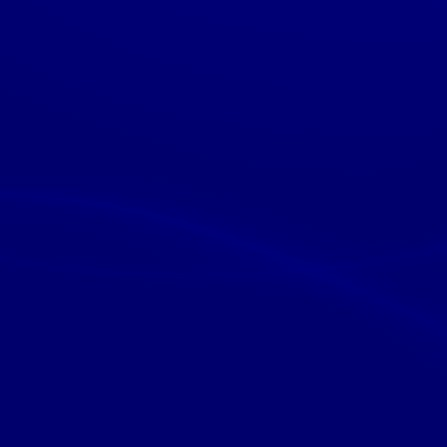
#> input picture meme.jpg, 447 x 447 px
$ python main.py
#> lines starting #> are read from the running program, lines starting #| are printed output that depends on the picture; after the words box and inside, x2 and y2 are one past the last pixel; in counts of white or black regions, pixels touching at a corner belong together
### src/vision_lab/detection.py
"""辨識與篩選：目前使用模擬物件，之後可在此接入 AI。"""

def detect_objects(image, threshold=0.5):
    """產生模擬結果，保留分數至少等於 threshold 的物件。"""
    # 圖片陣列的順序是高度、寬度、色彩通道；[:2] 只取前兩個。
    height, width = image.shape[:2]
    # 每筆依序為：左上角、右下角、名稱、分數。// 是整數除法。
    # 方框按圖片比例計算，名稱和分數固定，尚未呼叫 AI。
    objects = [
        (
            (width // 10, height // 5),
            (width * 4 // 10, height * 4 // 5),
            "Object A",
            0.92,
        ),
        (
            (width * 6 // 10, height // 5),
            (width * 9 // 10, height * 4 // 5),
            "Object B",
            0.45,
        ),
    ]
    results = []
    for start, end, label, confidence in objects:
        if confidence < threshold:
            continue

        results.append({
            "label": label,
            "confidence": confidence,
            # 統一格式：左、上、右、下，單位為像素。
            "box": [start[0], start[1], end[0], end[1]],
        })
    return results


def filter_results(results, labels=None, min_area=0, top_k=None):
    """先依名稱與面積篩選，再選出分數最高的前 K 筆。"""
    filtered = []
    for item in results:
        if labels and item["label"] not in labels:
            continue
        left, top, right, bottom = item["box"]
        area = max(0, right - left) * max(0, bottom - top)
        if area >= min_area:
            filtered.append(item)
    if top_k is not None:
        # lambda 指定排序依據，reverse=True 由高到低，[:top_k] 取前 K 筆。
        filtered = sorted(
            filtered, key=lambda item: item["confidence"], reverse=True
        )[:top_k]
    return filtered

### src/vision_lab/exporter.py
"""檔案輸出：JSON、CSV、JPG 與覆寫保護。"""

import csv
import json

import cv2

from .drawing import prepare_crops

def save_results(results, path):
    """將結果清單寫入 JSON；with 結束時會自動關閉檔案。"""
    with path.open("w", encoding="utf-8") as file:
        # 保留中文字，並用兩個空白縮排，方便直接開啟檔案閱讀。
        json.dump(results, file, ensure_ascii=False, indent=2)

    print(f"已儲存 {len(results)} 筆結果")


def load_results(path):
    """將 JSON 內容轉回 Python 清單與字典。"""
    with path.open("r", encoding="utf-8") as file:
        return json.load(file)


def save_csv(results, path):
    """匯出表格；沒有結果時仍保留欄位名稱。"""
    # utf-8-sig 方便 Excel 辨識編碼，newline="" 避免 Windows 多出空白列。
    with path.open("w", encoding="utf-8-sig", newline="") as file:
        writer = csv.writer(file)
        writer.writerow([
            "label",
            "confidence",
            "left",
            "top",
            "right",
            "bottom",
        ])

        for item in results:
            writer.writerow([
                item["label"],
                item["confidence"],
                # * 將座標清單展開成四欄。
                *item["box"],
            ])


def save_image(path, image, jpg_quality=95):
    """統一 JPG 品質設定與存檔檢查。"""
    if not cv2.imwrite(
        str(path), image, [cv2.IMWRITE_JPEG_QUALITY, jpg_quality]
    ):
        raise OSError(f"圖片儲存失敗：{path}")


def ensure_outputs_available(paths, overwrite=False):
    """寫入前檢查所有目的路徑；即使允許覆寫，也不能寫到資料夾上。"""
    for path in paths:
        if path.is_dir():
            raise IsADirectoryError(f"輸出路徑是資料夾：{path}")
        if path.exists() and not overwrite:
            raise FileExistsError(
                f"輸出檔案已存在：{path}；"
                "請更換 --output-dir，或加上 --overwrite"
            )


# [6 lines left out: function save_crops, not called in this run]

### src/vision_lab/drawing.py
"""圖片處理：畫框、加文字，以及準備物件裁切圖片。"""

import cv2

# OpenCV 使用 B、G、R 順序，而非一般常見的 R、G、B。
COLORS = {"green": (0, 255, 0), "red": (0, 0, 255), "blue": (255, 0, 0)}

def draw_label(
    image, start, end, label,
    color=(0, 255, 0), thickness=3, font_scale=0.8,
):
    """直接在傳入圖片上畫一筆標註；座標格式為 (x, y)。"""
    cv2.rectangle(image, start, end, color, thickness)
    # putText 的座標是文字左下角；盡量放在方框上方，避免太靠近圖片頂端。
    text_position = (start[0], max(start[1] - 10, 25))
    cv2.putText(
        image,
        label,
        text_position,
        cv2.FONT_HERSHEY_SIMPLEX,
        font_scale,
        color,
        2,
        cv2.LINE_AA,
    )


def render_results(
    image, results,
    color=(0, 255, 0), thickness=3, font_scale=0.8,
    show_confidence=True,
):
    """回傳標註完成的副本，保留原圖供裁切與左右比較。"""
    output = image.copy()
    for item in results:
        left, top, right, bottom = item["box"]
        text = item["label"]
        if show_confidence:
            # :.0% 將 0.92 顯示為 92%，不保留小數。
            text += f" {item['confidence']:.0%}"
        draw_label(
            output,
            (left, top),
            (right, bottom),
            text,
            color=color,
            thickness=thickness,
            font_scale=font_scale,
        )
    return output


# [15 lines left out: function prepare_crops, not called in this run]

### src/vision_lab/cli.py
"""CMD 參數：定義選項、預設值，並檢查輸入範圍。"""

import argparse
from pathlib import Path

from .drawing import COLORS

PROJECT_DIR = Path(__file__).resolve().parents[2]

def parse_args(argv=None):
    """解析 CMD 參數；argv=None 表示直接讀取本次命令列。"""
    # type 轉換輸入型別，default 是未填時的值，help 會顯示在 --help。
    # store_true：有填選項為 True，未填為 False。
    # append：可重複填寫，例如 --label "Object A" --label "Object B"。
    parser = argparse.ArgumentParser(description="圖片標註練習")
    parser.add_argument(
        "--save-preview",
        action="store_true",
        help="儲存原圖與標註圖的左右對照圖片",
    )
    parser.add_argument(
        "--jpg-quality",
        type=int,
        default=95,
        help="JPG 輸出品質，範圍為 0 到 100，預設為 95",
    )
    parser.add_argument(
        "--hide-confidence",
        action="store_true",
        help="圖片標籤只顯示名稱，不顯示信心分數",
    )
    parser.add_argument(
        "--font-scale",
        type=float,
        default=0.8,
        help="標籤文字大小比例，預設為 0.8",
    )
    parser.add_argument(
        "--line-thickness",
        type=int,
        default=3,
        help="方框粗細，單位為像素，預設為 3",
    )
    parser.add_argument(
        "--box-color",
        choices=list(COLORS),
        default="green",
        help="標註顏色，預設為 green",
    )
    parser.add_argument(
        "--min-area",
        type=int,
        default=0,
        help="方框最小面積，單位為平方像素，預設不限制",
    )
    parser.add_argument(
        "--top-k",
        type=int,
        default=None,
        help="只保留分數最高的前 K 筆，預設不限制",
    )
    parser.add_argument(
        "--save-crops",
        action="store_true",
        help="將每個保留結果裁切成獨立圖片",
    )
    parser.add_argument(
        "--grayscale",
        action="store_true",
        help="使用灰階背景輸出標註圖片",
    )
    parser.add_argument(
        "--label",
        action="append",
        help="只保留指定名稱，可重複使用；預設保留所有名稱",
    )
    parser.add_argument(
        "--overwrite",
        action="store_true",
        help="允許覆寫同名的輸出檔案",
    )
    parser.add_argument(
        "--image",
        type=Path,
        default=PROJECT_DIR / "meme.jpg",
        help="輸入圖片路徑；相對路徑以終端機目前的資料夾為準",
    )
    parser.add_argument(
        "--threshold",
        type=float,
        default=0.5,
        help="信心分數門檻，範圍為 0 到 1，預設為 0.5",
    )
    parser.add_argument(
        "--output-dir",
        type=Path,
        default=None,
        help="輸出資料夾，預設自動建立 outputs/時間_識別碼",
    )
    parser.add_argument(
        "--no-show",
        action="store_true",
        help="只儲存結果，不開啟圖片視窗",
    )
    args = parser.parse_args(argv)
    # 型別正確後還要檢查範圍；parser.error 會顯示原因並以代碼 2 結束。
    if not 0 <= args.jpg_quality <= 100:
        parser.error("--jpg-quality 必須介於 0 到 100")
    if not 0 < args.font_scale <= 5:
        parser.error("--font-scale 必須大於 0 且不超過 5")
    if args.line_thickness < 1:
        parser.error("--line-thickness 必須大於 0")
    if args.min_area < 0:
        parser.error("--min-area 不可小於 0")
    if args.top_k is not None and args.top_k < 1:
        parser.error("--top-k 必須是大於 0 的整數")
    if not 0 <= args.threshold <= 1:
        parser.error("--threshold 必須介於 0 到 1")
    return args

### src/vision_lab/main.py
"""程式入口：依序讀圖、取得結果、畫框與匯出。先從 main() 閱讀。"""

import sys
from datetime import datetime
from pathlib import Path
from time import perf_counter
from uuid import uuid4

import cv2

if __package__ in (None, ""):
    # 保留直接執行 main.py 的用法，讓 Python 找得到 src 下的 vision_lab 套件。
    sys.path.insert(0, str(Path(__file__).resolve().parents[1]))

from vision_lab.cli import parse_args
from vision_lab.detection import detect_objects, filter_results
from vision_lab.drawing import COLORS, prepare_crops, render_results
from vision_lab.exporter import (
    ensure_outputs_available, load_results, save_csv, save_image, save_results,
)

# 預設圖片與 outputs 都以專案根目錄為起點。
PROJECT_DIR = Path(__file__).resolve().parents[2]


def main() -> None:
    """安排整體流程；-> None 表示這個函式不回傳處理結果。"""
    # 1. 取得參數與路徑；perf_counter 適合量測一段處理所花的時間。
    args = parse_args()
    started_at = perf_counter()
    image_path = args.image.resolve()
    if args.output_dir is None:
        # 本地時間方便辨識，隨機識別碼降低同一秒執行時撞名的機會。
        run_name = f"{datetime.now():%Y-%m-%d_%H-%M-%S}_{uuid4().hex[:8]}"
        output_dir = PROJECT_DIR / "outputs" / run_name
    else:
        output_dir = args.output_dir.resolve()
    img = cv2.imread(str(image_path))
    # 讀取失敗會回傳 None；必須先檢查，才能安全地使用 shape 或 copy。
    if img is None:
        print(
            f"讀不到圖片，請確認檔案存在且為有效圖片：{image_path}",
            file=sys.stderr,
        )
        raise SystemExit(1)

    height, width = img.shape[:2]

    # 2. 先過濾分數，再篩選名稱、面積，最後取前 K 筆。
    results = detect_objects(img, threshold=args.threshold)
    results = filter_results(results, args.label, args.min_area, args.top_k)

    # 3. 準備所有輸出路徑與裁切資料，檢查完成前不寫入結果。
    results_path = output_dir / "results.json"
    csv_path = output_dir / "results.csv"
    preview_path = output_dir / "preview.jpg"
    crops = prepare_crops(img, results, output_dir) if args.save_crops else []
    output_paths = [
        results_path, csv_path,
        output_dir / "meme_boxed.jpg",
        output_dir / "meme_restored.jpg",
        # crops 每筆是 (路徑, 圖片)；_ 表示這裡不需要使用圖片。
        *[path for path, _ in crops],
    ]
    if args.save_preview:
        output_paths.append(preview_path)
    # 所有預定輸出都檢查完後，才開始寫入。
    ensure_outputs_available(output_paths, args.overwrite)
    if image_path in [path.resolve() for path in output_paths]:
        raise ValueError("輸出路徑與輸入圖片相同，請更換 --output-dir")
    output_dir.mkdir(parents=True, exist_ok=True)

    # 4. 準備標註背景；裁切仍使用未加工的彩色原圖 img。
    background = img
    if args.grayscale:
        gray = cv2.cvtColor(img, cv2.COLOR_BGR2GRAY)
        # 灰階再轉回三通道，才能在灰階背景上畫出彩色文字與方框。
        background = cv2.cvtColor(gray, cv2.COLOR_GRAY2BGR)
    render_options = {
        "color": COLORS[args.box_color],
        "thickness": args.line_thickness,
        "font_scale": args.font_scale,
        "show_confidence": not args.hide_confidence,
    }
    # ** 將字典展開成具名參數，讓兩次畫框共用相同樣式。
    boxed = render_results(background, results, **render_options)
    save_results(results, results_path)
    save_csv(results, csv_path)
    # 5. 讀回實際儲存的 JSON，確認能用保存的資料重新繪製。
    saved_results = load_results(results_path)
    restored = render_results(background, saved_results, **render_options)

    for item in saved_results:
        print(f"名稱：{item['label']}")
        print(f"信心分數：{item['confidence']:.0%}")
        print(f"方框座標：{item['box']}")

    # 6. 統一儲存標註圖、裁切圖，以及選擇性輸出的左右對照圖。
    for filename, image in (
        ("meme_boxed.jpg", boxed),
        ("meme_restored.jpg", restored),
    ):
        output_path = output_dir / filename
        save_image(output_path, image, args.jpg_quality)

    for path, crop in crops:
        save_image(path, crop, args.jpg_quality)
    if args.save_preview:
        save_image(preview_path, cv2.hconcat([img, boxed]), args.jpg_quality)

    # 在開啟視窗前結算耗時，不把等待使用者按鍵的時間算進去。
    elapsed = perf_counter() - started_at

    if not args.no_show:
        try:
            cv2.imshow("Boxed", boxed)
            cv2.imshow("Restored", restored)
            cv2.waitKey(0)
        finally:
            # 即使顯示途中出錯，也嘗試清理已開啟的視窗。
            cv2.destroyAllWindows()

    # 7. 顯示摘要，方便在 CMD 核對本次參數與輸出位置。
    print("\n執行完成")
    print(f"輸入圖片：{image_path}")
    print(f"圖片尺寸：{width} × {height} 像素")
    print(f"信心分數門檻：{args.threshold:.0%}")
    print(f"保留結果：{len(results)} 筆")
    print(f"輸出資料夾：{output_dir}")
    print(f"處理耗時：{elapsed:.3f} 秒")


def cli() -> None:
    """直接執行與安裝後的指令入口共用錯誤處理。"""
    try:
        main()
#> in main, img is the input picture: shape (447, 447, 3); mean B, G, R 110.4, 0, 0
#> in main, `results = detect_objects(img, threshold=args.threshold)`: results = 1 item
#> the loop in filter_results, `for item in results:` made 1 pass
#> (left, top, right, bottom, area) on pass 1: (44, 89, 178, 357, 35912)
#> in main, `crops = prepare_crops(img, results, output_dir) if args.save_crops els..`: crops = []
#> the loop in ensure_outputs_available, `for path in paths:` made 4 passes
#> the loop in render_results, `for item in results:` made 1 pass
#> (left, top, right, bottom, text, text_position in draw_label) on pass 1: (44, 89, 178, 357, 'Object A 92%', (44, 79))
#> after the loop in render_results, `for item in results:`:
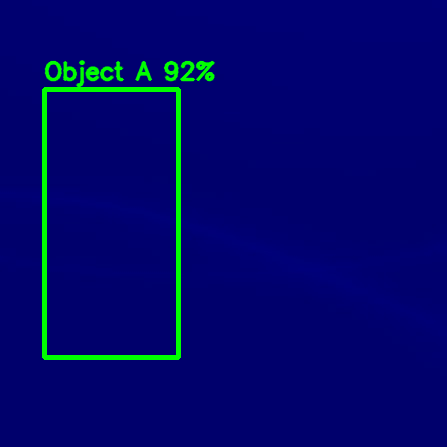
#> output: shape (447, 447, 3); 3.08% of pixels changed, all inside (x1, y1, x2, y2) = (42, 60, 216, 360)
#| 已儲存 1 筆結果
#> the loop in save_csv, `for item in results:` made 1 pass
#> the loop in main, `for filename, image in ( ("meme_boxed.jpg", boxed), ("meme_restored.jp..` made 2 passes
#> filename on passes 1 to 2: 'meme_boxed.jpg', 'meme_restored.jpg'
#| 圖片尺寸：447 × 447 像素
#| 保留結果：1 筆
    except (OSError, ValueError, cv2.error) as error:
        # stderr 專門輸出錯誤，代碼 1 讓 CMD 知道執行失敗。
        print(f"執行失敗：{error}", file=sys.stderr)
        sys.exit(1)


if __name__ == "__main__":
    cli()
